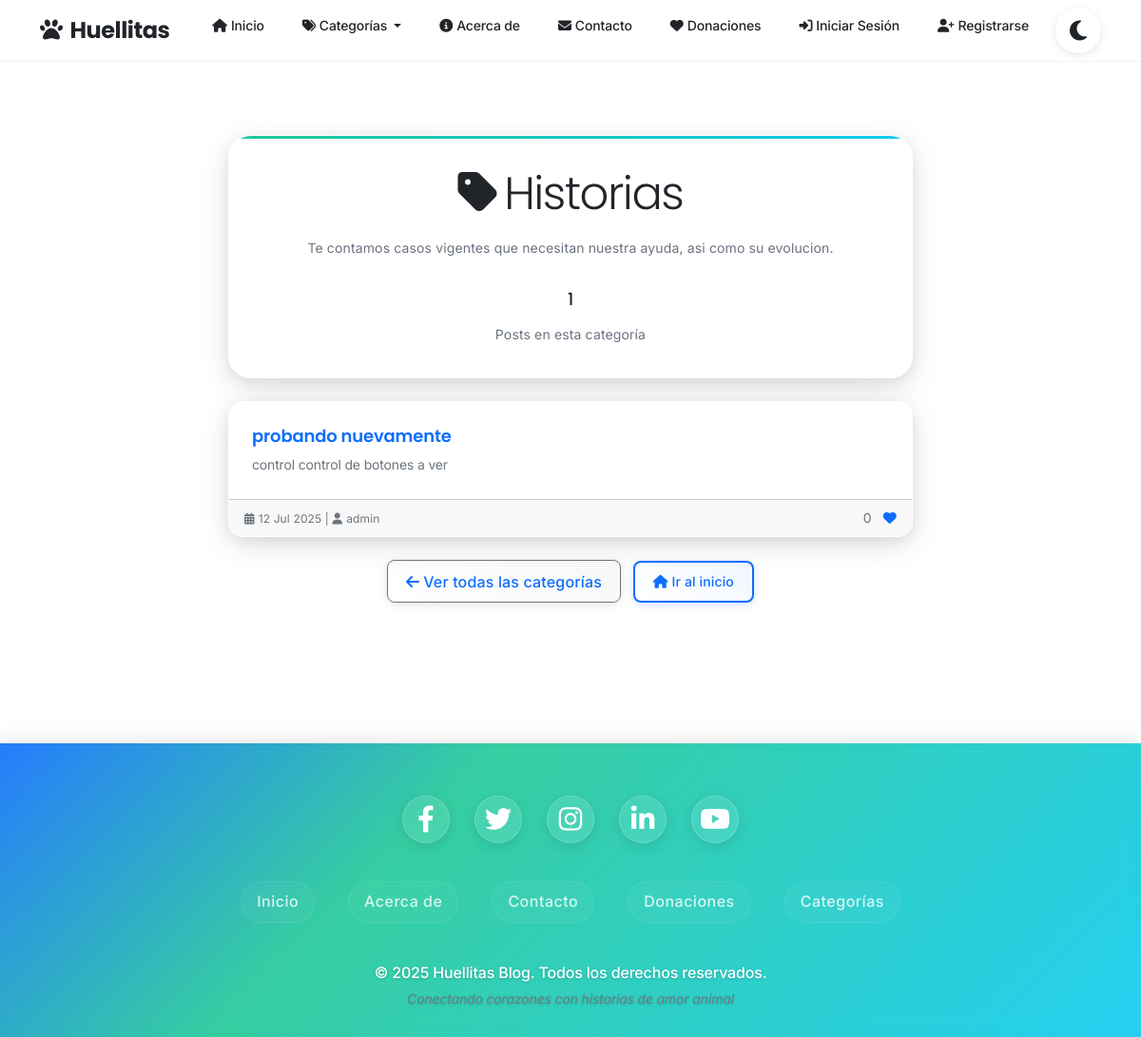
Page /categoria/2/ on the earlier database version.
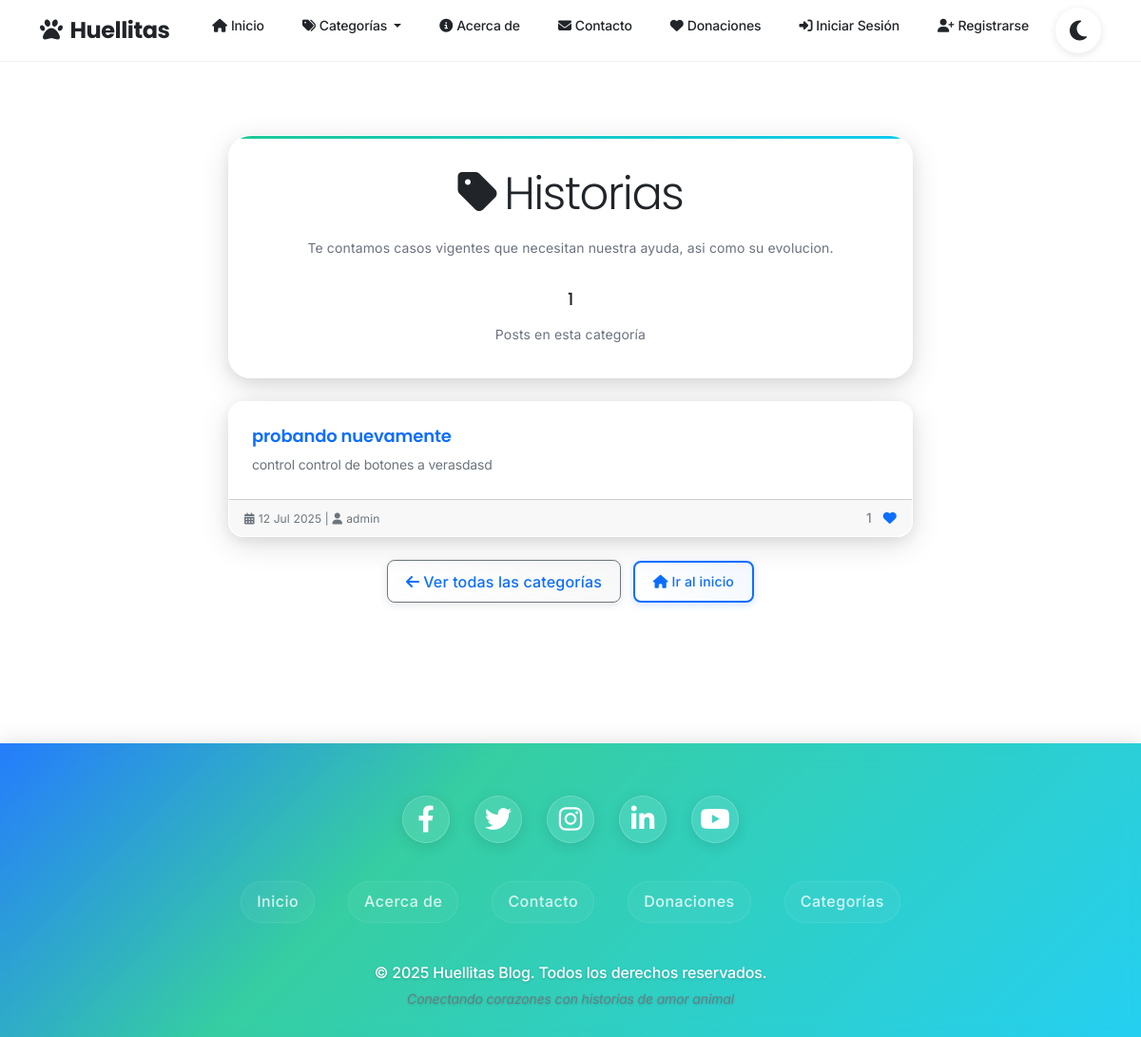
Same page on the later database version.
### blog/models.py (models this page shows, shortened)
class Post(models.Model):
    titulo = models.CharField(max_length=200)
    contenido = models.TextField()
    fecha_publicacion = models.DateTimeField(auto_now_add=True) # Se establece automáticamente al crear el post
    autor = models.ForeignKey(User, on_delete=models.CASCADE, related_name='posts') # Un post pertenece a un usuario. Si el usuario se elimina, sus posts también.
    categoria = models.ForeignKey(Categoria, on_delete=models.SET_NULL, null=True, blank=True) # Un post puede tener una categoría. Si la categoría se elimina, el campo se pone a NULL.
    imagen_portada = models.ImageField(upload_to='post_images/', null=True, blank=True) # Opcional: permite subir imágenes
    class Meta:
        ordering = ['-fecha_publicacion'] # Por defecto, los posts se ordenarán del más nuevo al más viejo
    def get_absolute_url(self):
        return reverse('post_detail', kwargs={'pk': self.pk})

### blog/views.py (the view)
# urls.py: path('categoria/<int:pk>/', CategoryDetailView.as_view(), name='category_detail'), # Nueva URL para categorías específicas
class CategoryDetailView(ListView):
    model = Post
    template_name = 'blog/category_detail.html'
    context_object_name = 'posts'
    paginate_by = 6
    def get_queryset(self):
        self.categoria = get_object_or_404(Categoria, pk=self.kwargs['pk'])
        return Post.objects.filter(categoria=self.categoria).order_by('-fecha_publicacion')
    def get_context_data(self, **kwargs):
        context = super().get_context_data(**kwargs)
        context['categoria'] = self.categoria
        context['total_posts'] = self.get_queryset().count()
        return context

### blog/context_processors.py (called while the page is built)
def categorias_globales(request):
    return {
        'categorias': Categoria.objects.all()
    }

### blog/models.py (called while the page is built)
    def get_absolute_url(self):
        return reverse('category_detail', kwargs={'pk': self.pk})

### blog/templates/blog/category_detail.html (shortened to what this page needs)
{% extends 'blog/base.html' %}
{% load static %}
{% block content %}
<div class="card card-body mb-4 text-center">
    <h1 class="display-5 mb-3">
        <i class="fas fa-tag me-2 text-primary"></i>{{ categoria.nombre }}
    </h1>
    {% if categoria.descripcion %}
        <p class="lead text-muted">{{ categoria.descripcion }}</p>
    {% endif %}
    <div class="row text-center mt-3">
        <div class="col">
            <h5 class="text-primary">{{ total_posts }}</h5>
            <small class="text-muted">Posts en esta categoría</small>
        </div>
    </div>
</div>
        {% if posts %}
            {% for post in posts %}
                <div class="card mb-4">
                    <div class="card-body">
                        <h5 class="card-title"><a href="{{ post.get_absolute_url }}" class="text-decoration-none">{{ post.titulo }}</a></h5>
                        <p class="card-text">{{ post.contenido|truncatewords:30 }}</p>
                    </div>
                    <div class="card-footer text-muted d-flex justify-content-between align-items-center">
                        <div>
                            <small>
                                <i class="fas fa-calendar-alt me-1"></i>{{ post.fecha_publicacion|date:"d M Y" }} |
                                <i class="fas fa-user me-1"></i>{{ post.autor.username }}
                            </small>
                        </div>
                        <div>
                            <span class="like-count me-2">{{ post.likes.count }}</span>
                            {% if user.is_authenticated %}
                                <a href="#" class="like-btn {% if user in post.likes.all %}liked{% endif %}" data-post-id="{{ post.id }}">
                                    <i class="fas fa-heart"></i>
                                </a>
                            {% else %}
                                <a href="#" class="like-btn-anonymous" data-post-id="{{ post.id }}">
                                    <i class="fas fa-heart"></i>
                                </a>
                            {% endif %}
                        </div>
                    </div>
                </div>
            {% endfor %}
        {% endif %}
        <div class="text-center mt-4">
            <a href="{% url 'category_overview' %}" class="btn btn-outline-secondary">
                <i class="fas fa-arrow-left me-1"></i>Ver todas las categorías
            </a>
            <a href="{% url 'post_list' %}" class="btn btn-outline-primary ms-2">
                <i class="fas fa-home me-1"></i>Ir al inicio
            </a>
        </div>
{% endblock content %}

Differences in the rows shown:
changed Post "probando nuevamente": contenido "control control de botones a ver" → "control control de botones a verasdasd"; likes.count "0" → "1"
